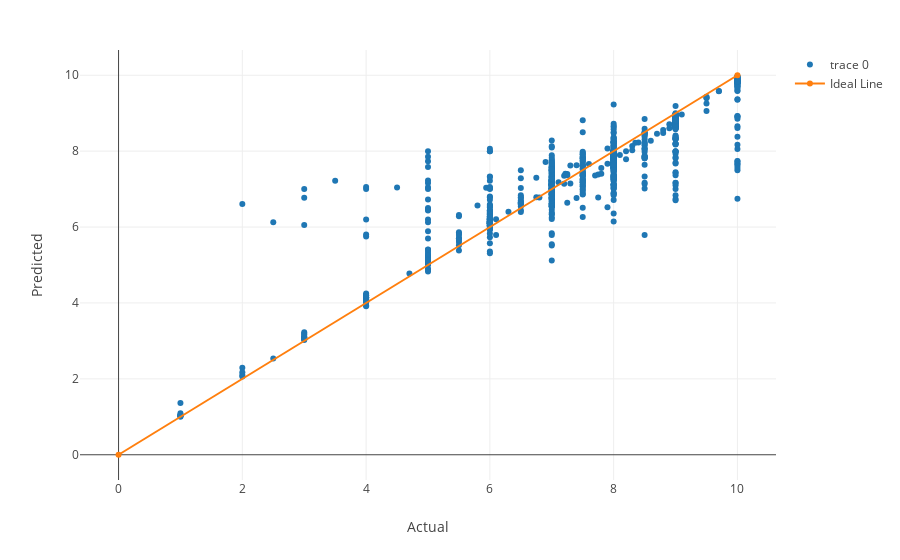

The code cell stored with this chart in its notebook:
### Code cell
trace0 = go.Scatter(
    x=one['Rating'],
    y=predictions,
    mode='markers')

trace1 = go.Scatter(
    x=[0,10],
    y=[0,10],
    name='Ideal Line')

layout = go.Layout(
    xaxis=dict(title='Actual'),
    yaxis=dict(title='Predicted'),
    hovermode='closest',
    margin=dict(t=50))

data=[trace0, trace1]

fig = go.Figure(data, layout)
plotly.offline.iplot(fig, filename='predictions-naive-both.html')

### Figure 1 — Plotly figure (JSON) as saved in the notebook; plotly's stock layout.template omitted (floating-point values rounded to 4 significant figures; data arrays with more than 128 entries replaced by an {"elided": "..."} marker saying what was removed)
{"data": [{"mode": "markers", "type": "scatter", "uid": "576d5e58-a97e-11e8-a17e-28c63f3df6d4", "x": {"elided": "847 float values"}, "y": {"elided": "847 float values"}}, {"name": "Ideal Line", "type": "scatter", "uid": "576d5e59-a97e-11e8-b7bb-28c63f3df6d4", "x": [0, 10], "y": [0, 10]}], "layout": {"hovermode": "closest", "margin": {"t": 50}, "xaxis": {"title": "Actual"}, "yaxis": {"title": "Predicted"}}}
